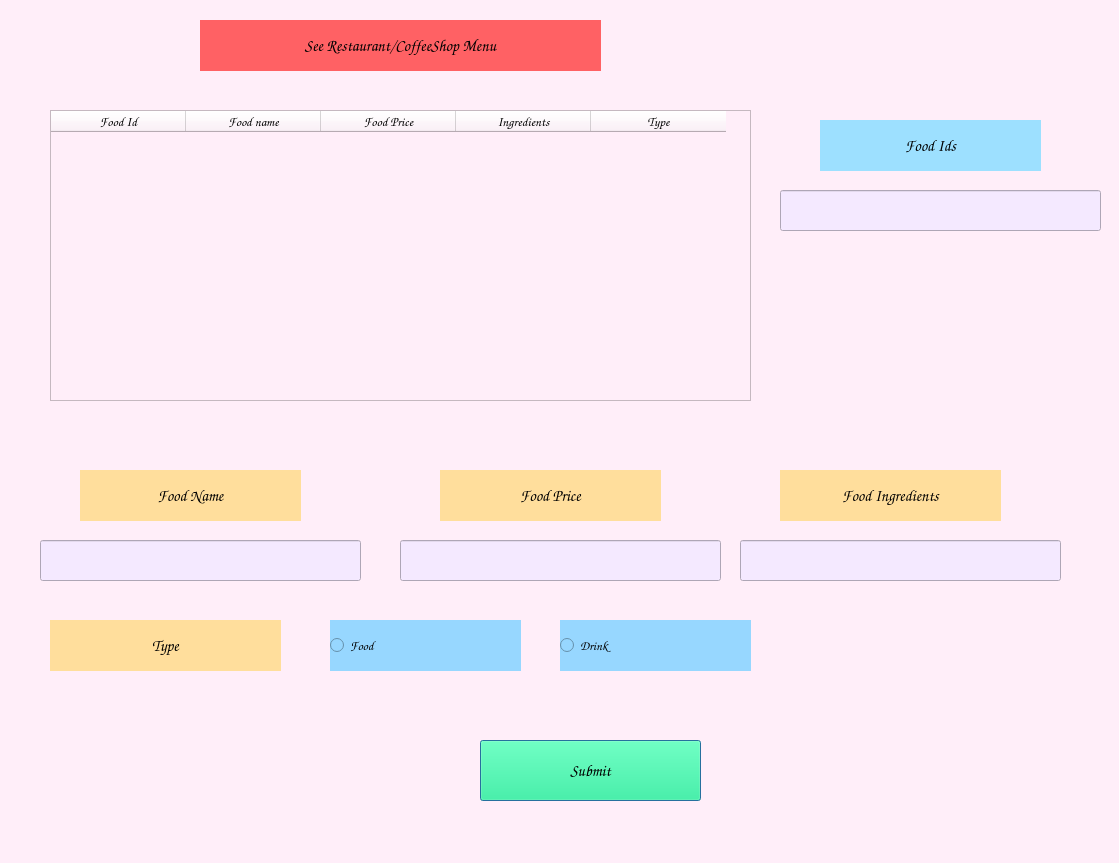
<?xml version="1.0" encoding="UTF-8"?>
<ui version="4.0">
 <class>Admin_See_Rest_Menu_window</class>
 <widget class="QDialog" name="Admin_See_Rest_Menu_window">
  <property name="geometry">
   <rect>
    <x>0</x>
    <y>0</y>
    <width>1119</width>
    <height>863</height>
   </rect>
  </property>
  <property name="cursor">
   <cursorShape>ClosedHandCursor</cursorShape>
  </property>
  <property name="windowTitle">
   <string>Change Menu</string>
  </property>
  <property name="styleSheet">
   <string notr="true">background-color: rgb(255, 238, 249);</string>
  </property>
  <widget class="QLabel" name="Admin_See_Rest_Menu_L">
   <property name="geometry">
    <rect>
     <x>200</x>
     <y>20</y>
     <width>401</width>
     <height>51</height>
    </rect>
   </property>
   <property name="font">
    <font>
     <family>Comic Sans MS</family>
     <pointsize>12</pointsize>
     <weight>75</weight>
     <bold>true</bold>
    </font>
   </property>
   <property name="cursor">
    <cursorShape>ClosedHandCursor</cursorShape>
   </property>
   <property name="styleSheet">
    <string notr="true">background-color: rgb(255, 97, 100);</string>
   </property>
   <property name="text">
    <string>See Restaurant/CoffeeShop Menu</string>
   </property>
   <property name="alignment">
    <set>Qt::AlignCenter</set>
   </property>
   <property name="margin">
    <number>1</number>
   </property>
  </widget>
  <widget class="QTableWidget" name="Admin_See_Rest_Menu_TableWidget">
   <property name="geometry">
    <rect>
     <x>50</x>
     <y>110</y>
     <width>701</width>
     <height>291</height>
    </rect>
   </property>
   <property name="cursor" stdset="0">
    <cursorShape>PointingHandCursor</cursorShape>
   </property>
   <attribute name="horizontalHeaderDefaultSectionSize">
    <number>135</number>
   </attribute>
   <column>
    <property name="text">
     <string>Food Id</string>
    </property>
    <property name="font">
     <font>
      <family>Comic Sans MS</family>
      <pointsize>10</pointsize>
      <weight>75</weight>
      <bold>true</bold>
     </font>
    </property>
    <property name="textAlignment">
     <set>AlignCenter</set>
    </property>
    <property name="background">
     <color>
      <red>120</red>
      <green>105</green>
      <blue>110</blue>
     </color>
    </property>
    <property name="foreground">
     <brush brushstyle="SolidPattern">
      <color alpha="255">
       <red>0</red>
       <green>0</green>
       <blue>0</blue>
      </color>
     </brush>
    </property>
   </column>
   <column>
    <property name="text">
     <string>Food name</string>
    </property>
    <property name="font">
     <font>
      <family>Comic Sans MS</family>
      <pointsize>10</pointsize>
      <weight>75</weight>
      <bold>true</bold>
     </font>
    </property>
    <property name="textAlignment">
     <set>AlignCenter</set>
    </property>
   </column>
   <column>
    <property name="text">
     <string>Food Price</string>
    </property>
    <property name="font">
     <font>
      <family>Comic Sans MS</family>
      <pointsize>10</pointsize>
      <weight>75</weight>
      <bold>true</bold>
     </font>
    </property>
   </column>
   <column>
    <property name="text">
     <string>Ingredients</string>
    </property>
    <property name="font">
     <font>
      <family>Comic Sans MS</family>
      <pointsize>10</pointsize>
      <weight>75</weight>
      <bold>true</bold>
     </font>
    </property>
    <property name="textAlignment">
     <set>AlignCenter</set>
    </property>
   </column>
   <column>
    <property name="text">
     <string>Type</string>
    </property>
    <property name="font">
     <font>
      <family>Comic Sans MS</family>
      <pointsize>10</pointsize>
      <weight>75</weight>
      <bold>true</bold>
     </font>
    </property>
   </column>
  </widget>
  <widget class="QPushButton" name="See_Rest_Menu_Submit_PB">
   <property name="geometry">
    <rect>
     <x>480</x>
     <y>740</y>
     <width>221</width>
     <height>61</height>
    </rect>
   </property>
   <property name="font">
    <font>
     <family>Comic Sans MS</family>
     <pointsize>12</pointsize>
     <weight>75</weight>
     <bold>true</bold>
    </font>
   </property>
   <property name="cursor">
    <cursorShape>PointingHandCursor</cursorShape>
   </property>
   <property name="styleSheet">
    <string notr="true">background-color: rgb(8, 255, 140);</string>
   </property>
   <property name="text">
    <string>Submit</string>
   </property>
  </widget>
  <widget class="QLineEdit" name="See_Rest_Menu_Food_Ids_LE">
   <property name="geometry">
    <rect>
     <x>780</x>
     <y>190</y>
     <width>321</width>
     <height>41</height>
    </rect>
   </property>
   <property name="font">
    <font>
     <family>Comic Sans MS</family>
     <pointsize>12</pointsize>
     <weight>75</weight>
     <bold>true</bold>
    </font>
   </property>
   <property name="cursor">
    <cursorShape>PointingHandCursor</cursorShape>
   </property>
   <property name="styleSheet">
    <string notr="true">background-color: rgb(244, 233, 255);</string>
   </property>
  </widget>
  <widget class="QLabel" name="Admin_See_Rest_Menu_Food_Ids_L">
   <property name="geometry">
    <rect>
     <x>820</x>
     <y>120</y>
     <width>221</width>
     <height>51</height>
    </rect>
   </property>
   <property name="font">
    <font>
     <family>Comic Sans MS</family>
     <pointsize>12</pointsize>
     <weight>75</weight>
     <bold>true</bold>
    </font>
   </property>
   <property name="cursor">
    <cursorShape>ClosedHandCursor</cursorShape>
   </property>
   <property name="styleSheet">
    <string notr="true">background-color: rgb(157, 224, 255);</string>
   </property>
   <property name="text">
    <string>Food Ids</string>
   </property>
   <property name="alignment">
    <set>Qt::AlignCenter</set>
   </property>
   <property name="margin">
    <number>1</number>
   </property>
  </widget>
  <widget class="QLabel" name="See_Rest_Menu_Food_name_L">
   <property name="geometry">
    <rect>
     <x>80</x>
     <y>470</y>
     <width>221</width>
     <height>51</height>
    </rect>
   </property>
   <property name="font">
    <font>
     <family>Comic Sans MS</family>
     <pointsize>12</pointsize>
     <weight>75</weight>
     <bold>true</bold>
    </font>
   </property>
   <property name="cursor">
    <cursorShape>ClosedHandCursor</cursorShape>
   </property>
   <property name="styleSheet">
    <string notr="true">background-color: rgb(255, 222, 156);</string>
   </property>
   <property name="text">
    <string>Food Name</string>
   </property>
   <property name="alignment">
    <set>Qt::AlignCenter</set>
   </property>
   <property name="margin">
    <number>1</number>
   </property>
  </widget>
  <widget class="QLineEdit" name="See_Rest_Menu_Food_name_LE">
   <property name="geometry">
    <rect>
     <x>40</x>
     <y>540</y>
     <width>321</width>
     <height>41</height>
    </rect>
   </property>
   <property name="font">
    <font>
     <family>Comic Sans MS</family>
     <pointsize>12</pointsize>
     <weight>75</weight>
     <bold>true</bold>
    </font>
   </property>
   <property name="cursor">
    <cursorShape>PointingHandCursor</cursorShape>
   </property>
   <property name="styleSheet">
    <string notr="true">background-color: rgb(244, 233, 255);</string>
   </property>
  </widget>
  <widget class="QLabel" name="See_Rest_Menu_Food_Ingredients_L">
   <property name="geometry">
    <rect>
     <x>780</x>
     <y>470</y>
     <width>221</width>
     <height>51</height>
    </rect>
   </property>
   <property name="font">
    <font>
     <family>Comic Sans MS</family>
     <pointsize>12</pointsize>
     <weight>75</weight>
     <bold>true</bold>
    </font>
   </property>
   <property name="cursor">
    <cursorShape>ClosedHandCursor</cursorShape>
   </property>
   <property name="styleSheet">
    <string notr="true">background-color: rgb(255, 222, 156);</string>
   </property>
   <property name="text">
    <string>Food Ingredients</string>
   </property>
   <property name="alignment">
    <set>Qt::AlignCenter</set>
   </property>
   <property name="margin">
    <number>1</number>
   </property>
  </widget>
  <widget class="QLineEdit" name="See_Rest_Menu_Food_Ingredients_LE">
   <property name="geometry">
    <rect>
     <x>740</x>
     <y>540</y>
     <width>321</width>
     <height>41</height>
    </rect>
   </property>
   <property name="font">
    <font>
     <family>Comic Sans MS</family>
     <pointsize>12</pointsize>
     <weight>75</weight>
     <bold>true</bold>
    </font>
   </property>
   <property name="cursor">
    <cursorShape>PointingHandCursor</cursorShape>
   </property>
   <property name="styleSheet">
    <string notr="true">background-color: rgb(244, 233, 255);</string>
   </property>
  </widget>
  <widget class="QLabel" name="See_Rest_Menu_Food_Price_L">
   <property name="geometry">
    <rect>
     <x>440</x>
     <y>470</y>
     <width>221</width>
     <height>51</height>
    </rect>
   </property>
   <property name="font">
    <font>
     <family>Comic Sans MS</family>
     <pointsize>12</pointsize>
     <weight>75</weight>
     <bold>true</bold>
    </font>
   </property>
   <property name="cursor">
    <cursorShape>ClosedHandCursor</cursorShape>
   </property>
   <property name="styleSheet">
    <string notr="true">background-color: rgb(255, 222, 156);</string>
   </property>
   <property name="text">
    <string>Food Price</string>
   </property>
   <property name="alignment">
    <set>Qt::AlignCenter</set>
   </property>
   <property name="margin">
    <number>1</number>
   </property>
  </widget>
  <widget class="QLineEdit" name="See_Rest_Menu_Food_Price_LE">
   <property name="geometry">
    <rect>
     <x>400</x>
     <y>540</y>
     <width>321</width>
     <height>41</height>
    </rect>
   </property>
   <property name="font">
    <font>
     <family>Comic Sans MS</family>
     <pointsize>12</pointsize>
     <weight>75</weight>
     <bold>true</bold>
    </font>
   </property>
   <property name="cursor">
    <cursorShape>PointingHandCursor</cursorShape>
   </property>
   <property name="styleSheet">
    <string notr="true">background-color: rgb(244, 233, 255);</string>
   </property>
  </widget>
  <widget class="QRadioButton" name="See_Rest_Menu_Food_RB">
   <property name="geometry">
    <rect>
     <x>330</x>
     <y>620</y>
     <width>191</width>
     <height>51</height>
    </rect>
   </property>
   <property name="font">
    <font>
     <family>Comic Sans MS</family>
     <pointsize>10</pointsize>
     <weight>75</weight>
     <bold>true</bold>
    </font>
   </property>
   <property name="cursor">
    <cursorShape>PointingHandCursor</cursorShape>
   </property>
   <property name="styleSheet">
    <string notr="true">background-color: rgb(151, 215, 255);</string>
   </property>
   <property name="text">
    <string>Food</string>
   </property>
  </widget>
  <widget class="QRadioButton" name="See_Rest_Menu_Drink_RB">
   <property name="geometry">
    <rect>
     <x>560</x>
     <y>620</y>
     <width>191</width>
     <height>51</height>
    </rect>
   </property>
   <property name="font">
    <font>
     <family>Comic Sans MS</family>
     <pointsize>10</pointsize>
     <weight>75</weight>
     <bold>true</bold>
    </font>
   </property>
   <property name="cursor">
    <cursorShape>PointingHandCursor</cursorShape>
   </property>
   <property name="styleSheet">
    <string notr="true">background-color: rgb(151, 215, 255);</string>
   </property>
   <property name="text">
    <string>Drink</string>
   </property>
  </widget>
  <widget class="QLabel" name="Type_L">
   <property name="geometry">
    <rect>
     <x>50</x>
     <y>620</y>
     <width>231</width>
     <height>51</height>
    </rect>
   </property>
   <property name="font">
    <font>
     <family>Comic Sans MS</family>
     <pointsize>12</pointsize>
     <weight>75</weight>
     <bold>true</bold>
    </font>
   </property>
   <property name="cursor">
    <cursorShape>ClosedHandCursor</cursorShape>
   </property>
   <property name="styleSheet">
    <string notr="true">background-color: rgb(255, 222, 156);</string>
   </property>
   <property name="text">
    <string>Type</string>
   </property>
   <property name="alignment">
    <set>Qt::AlignCenter</set>
   </property>
   <property name="margin">
    <number>1</number>
   </property>
  </widget>
 </widget>
 <resources/>
 <connections/>
</ui>
